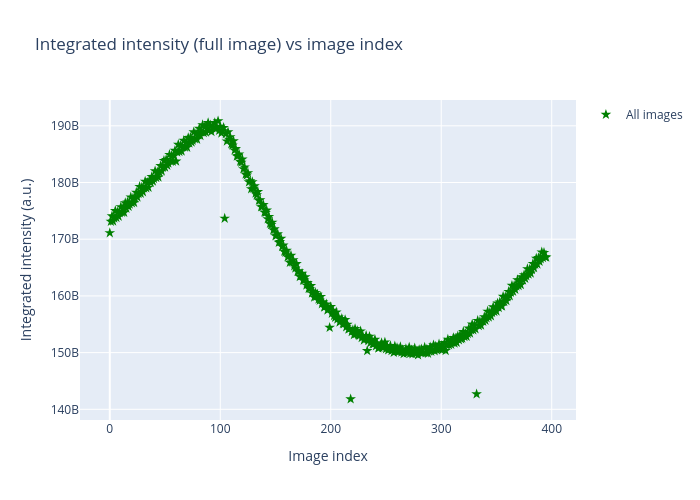

Notebook cell for this chart:
### Markdown cell above
process rejection of images selected / manually defined

### Code cell
o_white_beam.process_exclusion()

### Figure 1 — Plotly figure (JSON) as saved in the notebook; plotly's stock layout.template omitted (floating-point values rounded to 4 significant figures; data arrays with more than 128 entries replaced by an {"elided": "..."} marker saying what was removed)
{"data": [{"customdata": {"elided": "396 str values"}, "hovertemplate": "Index: %{x}<br>Intensity: %{y:.2f}<br>File: %{customdata}<extra></extra>", "marker": {"color": "green", "size": 8, "symbol": "star"}, "mode": "markers", "name": "All images", "type": "scatter", "x": {"elided": "396 int values"}, "y": {"elided": "396 int values"}}], "layout": {"height": 500, "showlegend": true, "title": {"text": "Integrated intensity (full image) vs image index"}, "width": 700, "xaxis": {"title": {"text": "Image index"}}, "yaxis": {"title": {"text": "Integrated intensity (a.u.)"}}}}
